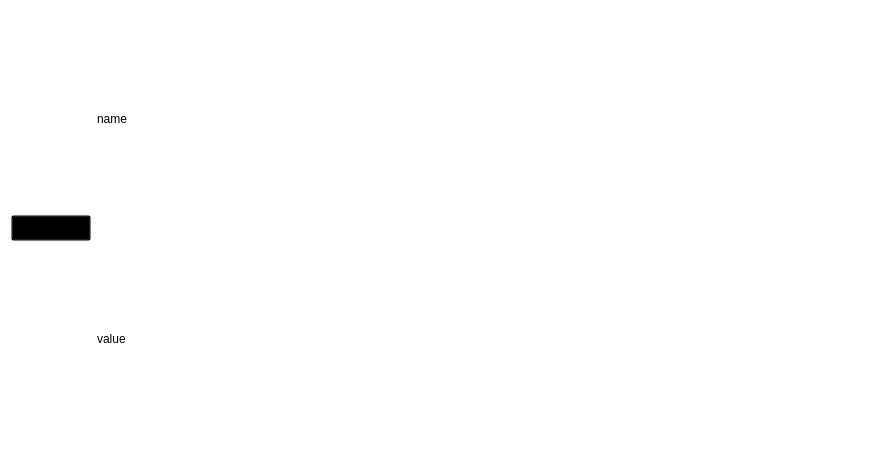
<?xml version="1.0" encoding="UTF-8"?>
<ui version="4.0">
 <class>hook_display_widget</class>
 <widget class="QWidget" name="hook_display_widget">
  <property name="geometry">
   <rect>
    <x>0</x>
    <y>0</y>
    <width>892</width>
    <height>457</height>
   </rect>
  </property>
  <property name="windowTitle">
   <string>Form</string>
  </property>
  <property name="styleSheet">
   <string notr="true">background: transparent;</string>
  </property>
  <layout class="QHBoxLayout" name="horizontalLayout">
   <item>
    <widget class="QPushButton" name="use_button">
     <property name="sizePolicy">
      <sizepolicy hsizetype="Preferred" vsizetype="Fixed">
       <horstretch>0</horstretch>
       <verstretch>0</verstretch>
      </sizepolicy>
     </property>
     <property name="text">
      <string>使用</string>
     </property>
     <property name="flat">
      <bool>false</bool>
     </property>
    </widget>
   </item>
   <item>
    <layout class="QVBoxLayout" name="vert_layout">
     <item>
      <widget class="QLabel" name="name">
       <property name="sizePolicy">
        <sizepolicy hsizetype="Expanding" vsizetype="Preferred">
         <horstretch>0</horstretch>
         <verstretch>0</verstretch>
        </sizepolicy>
       </property>
       <property name="text">
        <string>name</string>
       </property>
      </widget>
     </item>
     <item>
      <widget class="QLabel" name="value">
       <property name="sizePolicy">
        <sizepolicy hsizetype="Expanding" vsizetype="Preferred">
         <horstretch>0</horstretch>
         <verstretch>0</verstretch>
        </sizepolicy>
       </property>
       <property name="text">
        <string>value</string>
       </property>
      </widget>
     </item>
    </layout>
   </item>
  </layout>
 </widget>
 <resources/>
 <connections/>
</ui>
